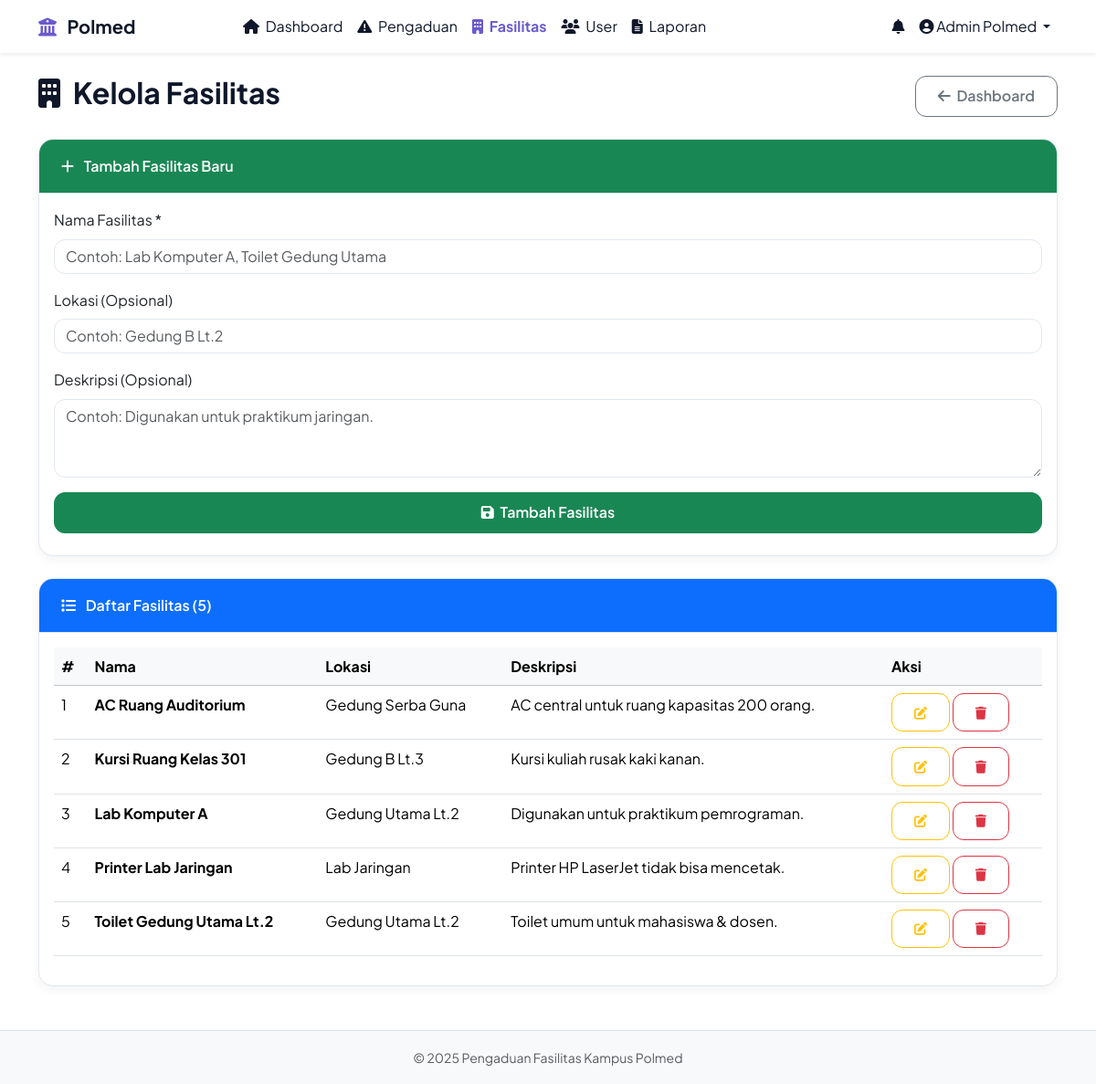
The app's page /dashboard/admin/fasilitas.php (signed in) with its own data.
### tables this page shows
CREATE TABLE `fasilitas` (
  `id` int(11) NOT NULL,
  `nama` varchar(100) NOT NULL,
  `lokasi` varchar(100) DEFAULT NULL,
  `deskripsi` text DEFAULT NULL
);

### dashboard/admin/fasilitas.php (the view, shortened to what this page needs)
<?php
require_once '../../includes/auth_check.php';
$edit_data = null;
$fasilitas_result = $koneksi->query("SELECT * FROM fasilitas ORDER BY nama");
?>
<?php include '../../includes/header.php'; ?>
<div class="d-flex justify-content-between align-items-center mb-4">
    <h2><i class="fas fa-building me-2"></i> Kelola Fasilitas</h2>
    <a href="index.php" class="btn btn-outline-secondary">
        <i class="fas fa-arrow-left me-1"></i> Dashboard
    </a>
</div>
<div class="card mb-4">
    <div class="card-header bg-<?= $edit_data ? 'warning' : 'success' ?> text-white">
        <i class="fas fa-<?= $edit_data ? 'edit' : 'plus' ?> me-2"></i>
        <?= $edit_data ? 'Edit Fasilitas' : 'Tambah Fasilitas Baru' ?>
    </div>
    <div class="card-body">
        <form method="POST">
            <div class="mb-3">
                <label class="form-label">Nama Fasilitas *</label>
                <input type="text"
                       class="form-control"
                       name="nama"
                       value="<?= htmlspecialchars($edit_data['nama'] ?? '') ?>"
                       placeholder="Contoh: Lab Komputer A, Toilet Gedung Utama"
                       required>
            </div>
            <div class="mb-3">
                <label class="form-label">Lokasi (Opsional)</label>
                <input type="text"
                       class="form-control"
                       name="lokasi"
                       value="<?= htmlspecialchars($edit_data['lokasi'] ?? '') ?>"
                       placeholder="Contoh: Gedung B Lt.2">
            </div>
            <div class="mb-3">
                <label class="form-label">Deskripsi (Opsional)</label>
                <textarea class="form-control"
                          name="deskripsi"
                          rows="3"
                          placeholder="Contoh: Digunakan untuk praktikum jaringan."><?= htmlspecialchars($edit_data['deskripsi'] ?? '') ?></textarea>
            </div>
            <div class="d-grid gap-2 d-md-flex justify-content-md-end">
                <button type="submit" class="btn btn-<?= $edit_data ? 'warning' : 'success' ?> w-100 mb-2">
                    <i class="fas fa-save me-1"></i>
                    <?= $edit_data ? 'Simpan Perubahan' : 'Tambah Fasilitas' ?>
                </button>
            </div>
        </form>
    </div>
</div>
<?php if ($fasilitas_result->num_rows > 0): ?>
    <div class="card">
        <div class="card-header bg-primary text-white">
            <i class="fas fa-list me-2"></i> Daftar Fasilitas (<?= $fasilitas_result->num_rows ?>)
        </div>
        <div class="card-body">
            <div class="table-responsive">
                <table class="table table-hover">
                    <thead class="table-light">
                        <tr>
                            <th>#</th>
                            <th>Nama</th>
                            <th>Lokasi</th>
                            <th>Deskripsi</th>
                            <th>Aksi</th>
                        </tr>
                    </thead>
                    <tbody>
                        <?php $no = 1; while ($f = $fasilitas_result->fetch_assoc()): ?>
                            <tr>
                                <td><?= $no++ ?></td>
                                <td><strong><?= htmlspecialchars($f['nama']) ?></strong></td>
                                <td><?= htmlspecialchars($f['lokasi']) ?: '—' ?></td>
                                <td>
                                    <?php
                                    $desc = htmlspecialchars($f['deskripsi']);
                                    echo strlen($desc) > 50 ? substr($desc, 0, 50) . '...' : $desc;
                                    ?>
                                </td>
                                <td>
                                    <a href="?edit=<?= $f['id'] ?>"
                                       class="btn btn-sm btn-outline-warning"
                                       title="Edit">
                                        <i class="fas fa-edit"></i>
                                    </a>
                                    <a href="?hapus=<?= $f['id'] ?>"
                                       class="btn btn-sm btn-outline-danger"
                                       title="Hapus"
                                       onclick="return confirm('Yakin hapus fasilitas: <?= addslashes($f['nama']) ?>?')">
                                        <i class="fas fa-trash"></i>
                                    </a>
                                </td>
                            </tr>
                        <?php endwhile; ?>
                    </tbody>
                </table>
            </div>
        </div>
    </div>
<?php endif; ?>
<?php include '../../includes/footer.php'; ?>

### assets/css/style.css (style rules this page uses)
:root { --primary: #6a5acd; --primary-light: #8a7fd4; --primary-dark: #4a3a9c; --success: #10b981; --warning: #f59e0b; --danger: #ef4444; --white: #ffffff; --gray-100: #f8fafc; --gray-200: #e2e8f0; --gray-700: #334155; --shadow: 0 4px 12px rgba(0, 0, 0, 0.05); --border-radius: 16px; }
body { font-family: 'Plus Jakarta Sans', -apple-system, BlinkMacSystemFont, 'Segoe UI', Roboto, sans-serif; background-color: var(--white); color: var(--gray-700); line-height: 1.6; }
h1, h2, h3, h4, h5, h6 { font-weight: 700; color: #0f172a; }
.card { border: 1px solid var(--gray-200); border-radius: var(--border-radius); box-shadow: var(--shadow); transition: transform 0.3s ease; overflow: hidden; }
.card-header { background-color: var(--white); border-bottom: 1px solid var(--gray-200); font-weight: 600; padding: 1rem 1.5rem; }
.btn { font-weight: 600; border-radius: 12px; padding: 0.6rem 1.5rem; }
.form-control { border-radius: 12px; border: 1px solid var(--gray-200); }

### includes/header.php (style rules this page uses)
body { font-family: 'Plus Jakarta Sans', -apple-system, BlinkMacSystemFont, sans-serif; }

### records on screen
fasilitas: nama "AC Ruang Auditorium", lokasi "Gedung Serba Guna", deskripsi "AC central untuk ruang kapasitas 200 orang."
fasilitas: nama "Kursi Ruang Kelas 301", lokasi "Gedung B Lt.3", deskripsi "Kursi kuliah rusak kaki kanan."
fasilitas: nama "Lab Komputer A", lokasi "Gedung Utama Lt.2", deskripsi "Digunakan untuk praktikum pemrograman."
fasilitas: nama "Printer Lab Jaringan", lokasi "Lab Jaringan", deskripsi "Printer HP LaserJet tidak bisa mencetak."
fasilitas: nama "Toilet Gedung Utama Lt.2", lokasi "Gedung Utama Lt.2", deskripsi "Toilet umum untuk mahasiswa & dosen."

### other values on screen
$_SESSION['nama'] "Admin Polmed"
$fasilitas_result->num_rows "5"
